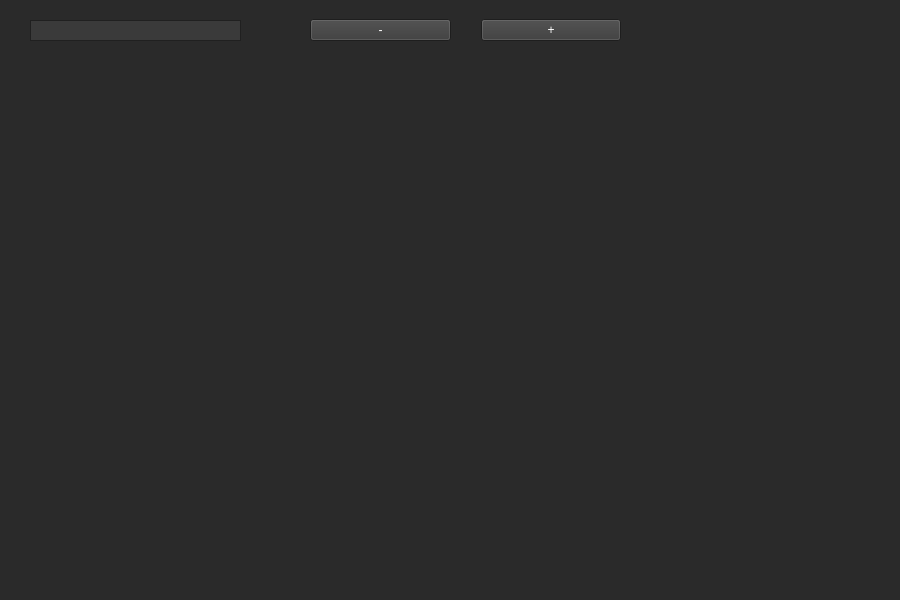
<?xml version="1.0" encoding="UTF-8"?>
<ui version="4.0">
 <class>Graph</class>
 <widget class="QWidget" name="Graph">
  <property name="geometry">
   <rect>
    <x>0</x>
    <y>0</y>
    <width>900</width>
    <height>600</height>
   </rect>
  </property>
  <property name="minimumSize">
   <size>
    <width>900</width>
    <height>600</height>
   </size>
  </property>
  <property name="maximumSize">
   <size>
    <width>900</width>
    <height>600</height>
   </size>
  </property>
  <property name="palette">
   <palette>
    <active>
     <colorrole role="WindowText">
      <brush brushstyle="SolidPattern">
       <color alpha="255">
        <red>255</red>
        <green>255</green>
        <blue>255</blue>
       </color>
      </brush>
     </colorrole>
     <colorrole role="Button">
      <brush brushstyle="SolidPattern">
       <color alpha="255">
        <red>58</red>
        <green>58</green>
        <blue>58</blue>
       </color>
      </brush>
     </colorrole>
     <colorrole role="Light">
      <brush brushstyle="SolidPattern">
       <color alpha="255">
        <red>0</red>
        <green>0</green>
        <blue>0</blue>
       </color>
      </brush>
     </colorrole>
     <colorrole role="Text">
      <brush brushstyle="SolidPattern">
       <color alpha="255">
        <red>255</red>
        <green>255</green>
        <blue>255</blue>
       </color>
      </brush>
     </colorrole>
     <colorrole role="ButtonText">
      <brush brushstyle="SolidPattern">
       <color alpha="255">
        <red>255</red>
        <green>255</green>
        <blue>255</blue>
       </color>
      </brush>
     </colorrole>
     <colorrole role="Base">
      <brush brushstyle="SolidPattern">
       <color alpha="255">
        <red>58</red>
        <green>58</green>
        <blue>58</blue>
       </color>
      </brush>
     </colorrole>
     <colorrole role="Window">
      <brush brushstyle="SolidPattern">
       <color alpha="255">
        <red>42</red>
        <green>42</green>
        <blue>42</blue>
       </color>
      </brush>
     </colorrole>
     <colorrole role="Highlight">
      <brush brushstyle="SolidPattern">
       <color alpha="255">
        <red>192</red>
        <green>28</green>
        <blue>40</blue>
       </color>
      </brush>
     </colorrole>
     <colorrole role="AlternateBase">
      <brush brushstyle="SolidPattern">
       <color alpha="255">
        <red>0</red>
        <green>0</green>
        <blue>0</blue>
       </color>
      </brush>
     </colorrole>
     <colorrole role="PlaceholderText">
      <brush brushstyle="SolidPattern">
       <color alpha="128">
        <red>255</red>
        <green>255</green>
        <blue>255</blue>
       </color>
      </brush>
     </colorrole>
    </active>
    <inactive>
     <colorrole role="WindowText">
      <brush brushstyle="SolidPattern">
       <color alpha="255">
        <red>255</red>
        <green>255</green>
        <blue>255</blue>
       </color>
      </brush>
     </colorrole>
     <colorrole role="Button">
      <brush brushstyle="SolidPattern">
       <color alpha="255">
        <red>58</red>
        <green>58</green>
        <blue>58</blue>
       </color>
      </brush>
     </colorrole>
     <colorrole role="Light">
      <brush brushstyle="SolidPattern">
       <color alpha="255">
        <red>0</red>
        <green>0</green>
        <blue>0</blue>
       </color>
      </brush>
     </colorrole>
     <colorrole role="Text">
      <brush brushstyle="SolidPattern">
       <color alpha="255">
        <red>255</red>
        <green>255</green>
        <blue>255</blue>
       </color>
      </brush>
     </colorrole>
     <colorrole role="ButtonText">
      <brush brushstyle="SolidPattern">
       <color alpha="255">
        <red>255</red>
        <green>255</green>
        <blue>255</blue>
       </color>
      </brush>
     </colorrole>
     <colorrole role="Base">
      <brush brushstyle="SolidPattern">
       <color alpha="255">
        <red>58</red>
        <green>58</green>
        <blue>58</blue>
       </color>
      </brush>
     </colorrole>
     <colorrole role="Window">
      <brush brushstyle="SolidPattern">
       <color alpha="255">
        <red>42</red>
        <green>42</green>
        <blue>42</blue>
       </color>
      </brush>
     </colorrole>
     <colorrole role="Highlight">
      <brush brushstyle="SolidPattern">
       <color alpha="255">
        <red>192</red>
        <green>28</green>
        <blue>40</blue>
       </color>
      </brush>
     </colorrole>
     <colorrole role="AlternateBase">
      <brush brushstyle="SolidPattern">
       <color alpha="255">
        <red>0</red>
        <green>0</green>
        <blue>0</blue>
       </color>
      </brush>
     </colorrole>
     <colorrole role="PlaceholderText">
      <brush brushstyle="SolidPattern">
       <color alpha="128">
        <red>255</red>
        <green>255</green>
        <blue>255</blue>
       </color>
      </brush>
     </colorrole>
    </inactive>
    <disabled>
     <colorrole role="WindowText">
      <brush brushstyle="SolidPattern">
       <color alpha="255">
        <red>190</red>
        <green>190</green>
        <blue>190</blue>
       </color>
      </brush>
     </colorrole>
     <colorrole role="Button">
      <brush brushstyle="SolidPattern">
       <color alpha="255">
        <red>58</red>
        <green>58</green>
        <blue>58</blue>
       </color>
      </brush>
     </colorrole>
     <colorrole role="Light">
      <brush brushstyle="SolidPattern">
       <color alpha="255">
        <red>0</red>
        <green>0</green>
        <blue>0</blue>
       </color>
      </brush>
     </colorrole>
     <colorrole role="Text">
      <brush brushstyle="SolidPattern">
       <color alpha="255">
        <red>190</red>
        <green>190</green>
        <blue>190</blue>
       </color>
      </brush>
     </colorrole>
     <colorrole role="ButtonText">
      <brush brushstyle="SolidPattern">
       <color alpha="255">
        <red>190</red>
        <green>190</green>
        <blue>190</blue>
       </color>
      </brush>
     </colorrole>
     <colorrole role="Base">
      <brush brushstyle="SolidPattern">
       <color alpha="255">
        <red>42</red>
        <green>42</green>
        <blue>42</blue>
       </color>
      </brush>
     </colorrole>
     <colorrole role="Window">
      <brush brushstyle="SolidPattern">
       <color alpha="255">
        <red>42</red>
        <green>42</green>
        <blue>42</blue>
       </color>
      </brush>
     </colorrole>
     <colorrole role="Highlight">
      <brush brushstyle="SolidPattern">
       <color alpha="255">
        <red>145</red>
        <green>145</green>
        <blue>145</blue>
       </color>
      </brush>
     </colorrole>
     <colorrole role="AlternateBase">
      <brush brushstyle="SolidPattern">
       <color alpha="255">
        <red>0</red>
        <green>0</green>
        <blue>0</blue>
       </color>
      </brush>
     </colorrole>
     <colorrole role="PlaceholderText">
      <brush brushstyle="SolidPattern">
       <color alpha="128">
        <red>0</red>
        <green>0</green>
        <blue>0</blue>
       </color>
      </brush>
     </colorrole>
    </disabled>
   </palette>
  </property>
  <property name="windowTitle">
   <string>Graph</string>
  </property>
  <widget class="QWidget" name="horizontalLayoutWidget">
   <property name="geometry">
    <rect>
     <x>310</x>
     <y>10</y>
     <width>311</width>
     <height>41</height>
    </rect>
   </property>
   <layout class="QHBoxLayout" name="horizontalLayout">
    <property name="spacing">
     <number>30</number>
    </property>
    <item>
     <widget class="QPushButton" name="reduce_scale">
      <property name="enabled">
       <bool>true</bool>
      </property>
      <property name="acceptDrops">
       <bool>false</bool>
      </property>
      <property name="text">
       <string>-</string>
      </property>
     </widget>
    </item>
    <item>
     <widget class="QPushButton" name="increase_scale">
      <property name="text">
       <string>+</string>
      </property>
     </widget>
    </item>
   </layout>
  </widget>
  <widget class="QCustomPlot" name="widget" native="true">
   <property name="geometry">
    <rect>
     <x>30</x>
     <y>60</y>
     <width>841</width>
     <height>511</height>
    </rect>
   </property>
  </widget>
  <widget class="QTextEdit" name="notification">
   <property name="geometry">
    <rect>
     <x>30</x>
     <y>20</y>
     <width>211</width>
     <height>21</height>
    </rect>
   </property>
   <property name="verticalScrollBarPolicy">
    <enum>Qt::ScrollBarAlwaysOff</enum>
   </property>
   <property name="horizontalScrollBarPolicy">
    <enum>Qt::ScrollBarAlwaysOff</enum>
   </property>
   <property name="readOnly">
    <bool>true</bool>
   </property>
   <property name="html">
    <string>&lt;!DOCTYPE HTML PUBLIC &quot;-//W3C//DTD HTML 4.0//EN&quot; &quot;http://www.w3.org/TR/REC-html40/strict.dtd&quot;&gt;
&lt;html&gt;&lt;head&gt;&lt;meta name=&quot;qrichtext&quot; content=&quot;1&quot; /&gt;&lt;style type=&quot;text/css&quot;&gt;
p, li { white-space: pre-wrap; }
&lt;/style&gt;&lt;/head&gt;&lt;body style=&quot; font-family:'Ubuntu'; font-size:11pt; font-weight:400; font-style:normal;&quot;&gt;
&lt;p align=&quot;center&quot; style=&quot;-qt-paragraph-type:empty; margin-top:0px; margin-bottom:0px; margin-left:0px; margin-right:0px; -qt-block-indent:0; text-indent:0px;&quot;&gt;&lt;br /&gt;&lt;/p&gt;&lt;/body&gt;&lt;/html&gt;</string>
   </property>
  </widget>
 </widget>
 <customwidgets>
  <customwidget>
   <class>QCustomPlot</class>
   <extends>QWidget</extends>
   <header>QCustomPlot/qcustomplot.h</header>
   <container>1</container>
  </customwidget>
 </customwidgets>
 <resources/>
 <connections/>
</ui>
